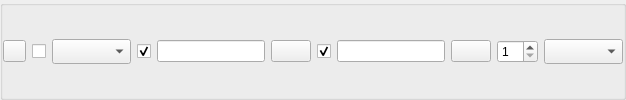
          <widget class="QGroupBox" name="groupBox_58">
           <property name="title">
            <string/>
           </property>
           <layout class="QHBoxLayout" name="horizontalLayout_71">
            <property name="margin">
             <number>0</number>
            </property>
            <item>
             <widget class="QPushButton" name="scitemAdd21pushButton">
              <property name="maximumSize">
               <size>
                <width>23</width>
                <height>16777215</height>
               </size>
              </property>
              <property name="text">
               <string/>
              </property>
              <property name="icon">
               <iconset resource="hisfx3ccmtest.qrc">
                <normaloff>:/Resources/new16.png</normaloff>:/Resources/new16.png</iconset>
              </property>
             </widget>
            </item>
            <item>
             <widget class="QCheckBox" name="scitem21checkBox">
              <property name="sizePolicy">
               <sizepolicy hsizetype="Fixed" vsizetype="Fixed">
                <horstretch>0</horstretch>
                <verstretch>0</verstretch>
               </sizepolicy>
              </property>
              <property name="font">
               <font>
                <family>宋体</family>
                <weight>75</weight>
                <bold>true</bold>
               </font>
              </property>
              <property name="contextMenuPolicy">
               <enum>Qt::NoContextMenu</enum>
              </property>
              <property name="text">
               <string/>
              </property>
             </widget>
            </item>
            <item>
             <widget class="QComboBox" name="scitem21comboBox">
              <property name="font">
               <font>
                <family>Microsoft Tai Le</family>
                <weight>75</weight>
                <bold>true</bold>
               </font>
              </property>
             </widget>
            </item>
            <item>
             <widget class="QCheckBox" name="c1item21checkBox">
              <property name="sizePolicy">
               <sizepolicy hsizetype="Fixed" vsizetype="Fixed">
                <horstretch>0</horstretch>
                <verstretch>0</verstretch>
               </sizepolicy>
              </property>
              <property name="font">
               <font>
                <family>宋体</family>
                <weight>75</weight>
                <bold>true</bold>
               </font>
              </property>
              <property name="contextMenuPolicy">
               <enum>Qt::NoContextMenu</enum>
              </property>
              <property name="text">
               <string/>
              </property>
              <property name="checked">
               <bool>true</bool>
              </property>
             </widget>
            </item>
            <item>
             <widget class="QLineEdit" name="c1item21lineEdit">
              <property name="sizePolicy">
               <sizepolicy hsizetype="Fixed" vsizetype="Fixed">
                <horstretch>0</horstretch>
                <verstretch>0</verstretch>
               </sizepolicy>
              </property>
             </widget>
            </item>
            <item>
             <widget class="QPushButton" name="c1edit21pushButton">
              <property name="sizePolicy">
               <sizepolicy hsizetype="Fixed" vsizetype="Fixed">
                <horstretch>0</horstretch>
                <verstretch>0</verstretch>
               </sizepolicy>
              </property>
              <property name="text">
               <string/>
              </property>
              <property name="icon">
               <iconset resource="hisfx3ccmtest.qrc">
                <normaloff>:/Resources/edit.png</normaloff>:/Resources/edit.png</iconset>
              </property>
             </widget>
            </item>
            <item>
             <widget class="QCheckBox" name="c2item21checkBox">
              <property name="sizePolicy">
               <sizepolicy hsizetype="Fixed" vsizetype="Fixed">
                <horstretch>0</horstretch>
                <verstretch>0</verstretch>
               </sizepolicy>
              </property>
              <property name="font">
               <font>
                <family>宋体</family>
                <weight>75</weight>
                <bold>true</bold>
               </font>
              </property>
              <property name="contextMenuPolicy">
               <enum>Qt::NoContextMenu</enum>
              </property>
              <property name="text">
               <string/>
              </property>
              <property name="checked">
               <bool>true</bool>
              </property>
             </widget>
            </item>
            <item>
             <widget class="QLineEdit" name="c2item21lineEdit">
              <property name="sizePolicy">
               <sizepolicy hsizetype="Fixed" vsizetype="Fixed">
                <horstretch>0</horstretch>
                <verstretch>0</verstretch>
               </sizepolicy>
              </property>
             </widget>
            </item>
            <item>
             <widget class="QPushButton" name="c2edit21pushButton">
              <property name="sizePolicy">
               <sizepolicy hsizetype="Fixed" vsizetype="Fixed">
                <horstretch>0</horstretch>
                <verstretch>0</verstretch>
               </sizepolicy>
              </property>
              <property name="text">
               <string/>
              </property>
              <property name="icon">
               <iconset resource="hisfx3ccmtest.qrc">
                <normaloff>:/Resources/edit.png</normaloff>:/Resources/edit.png</iconset>
              </property>
             </widget>
            </item>
            <item>
             <widget class="QSpinBox" name="scitem21spinBox">
              <property name="sizePolicy">
               <sizepolicy hsizetype="Fixed" vsizetype="Fixed">
                <horstretch>0</horstretch>
                <verstretch>0</verstretch>
               </sizepolicy>
              </property>
              <property name="minimum">
               <number>1</number>
              </property>
              <property name="maximum">
               <number>99</number>
              </property>
             </widget>
            </item>
            <item>
             <widget class="QComboBox" name="scitem21ngcomboBox">
              <property name="font">
               <font>
                <family>Microsoft Tai Le</family>
                <weight>75</weight>
                <bold>true</bold>
               </font>
              </property>
              <property name="toolTip">
               <string/>
              </property>
              <property name="statusTip">
               <string/>
              </property>
              <property name="whatsThis">
               <string/>
              </property>
              <property name="accessibleName">
               <string/>
              </property>
              <property name="accessibleDescription">
               <string/>
              </property>
             </widget>
            </item>
           </layout>
          </widget>
